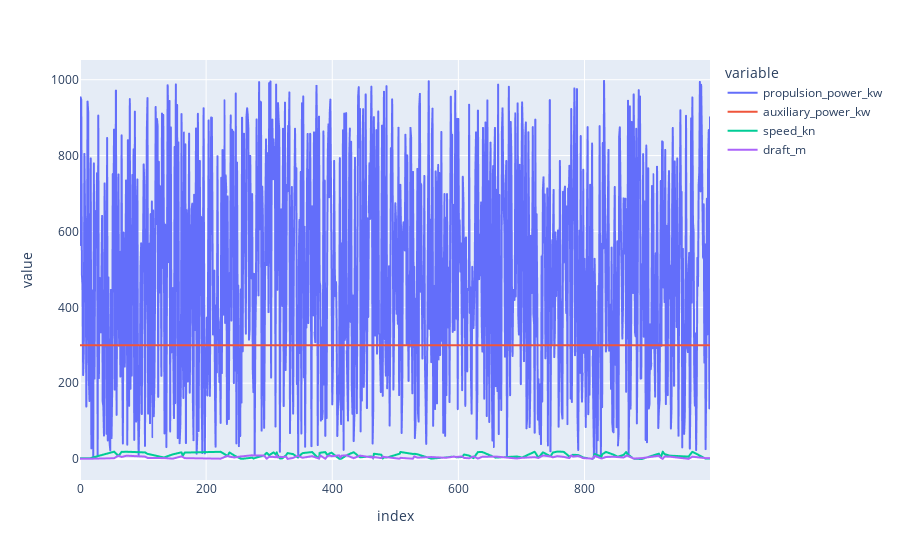

The notebook cell saved with this chart:
### Code cell
time_array = np.arange(0, 1000, 1)
propulsion_power_array = np.random.random(len(time_array)) * 1000
auxiliary_power = 300
speed_array = np.random.random(len(time_array)) * 20
draft_array = np.random.random(len(time_array)) * 10

timeseries_result = TimeSeriesResult()
timeseries_result.auxiliary_power_kw = auxiliary_power
for time, propulsion_power, speed_kn, draft_m in zip(
    time_array, propulsion_power_array, speed_array, draft_array
):
    timeseries_result.propulsion_power_timeseries.append(
        PropulsionPowerInstance(epoch_s=time, propulsion_power_kw=propulsion_power)
    )
    if random.random() > 0.9:
        timeseries_result.operation_profile.append(
            OperationProfilePoint(epoch_s=time, speed_kn=speed_kn, draft_m=draft_m)
        )

with open("timeseries_test.sim", "wb") as file:
    file.write(timeseries_result.SerializeToString())

time_series = convert_proto_timeseries_to_pd_series(timeseries_result)
time_series.plot()

time_series = convert_proto_timeseries_to_pd_dataframe(timeseries_result)
time_series.plot()

### Figure 1 — Plotly figure (JSON) as saved in the notebook; plotly's stock layout.template omitted (floating-point values rounded to 4 significant figures; data arrays with more than 128 entries replaced by an {"elided": "..."} marker saying what was removed)
{"data": [{"hovertemplate": "variable=propulsion_power_kw<br>index=%{x}<br>value=%{y}<extra></extra>", "legendgroup": "propulsion_power_kw", "line": {"color": "#636efa", "dash": "solid"}, "marker": {"symbol": "circle"}, "mode": "lines", "name": "propulsion_power_kw", "showlegend": true, "type": "scattergl", "x": {"elided": "1000 int values"}, "xaxis": "x", "y": {"elided": "1000 float values"}, "yaxis": "y"}, {"hovertemplate": "variable=auxiliary_power_kw<br>index=%{x}<br>value=%{y}<extra></extra>", "legendgroup": "auxiliary_power_kw", "line": {"color": "#EF553B", "dash": "solid"}, "marker": {"symbol": "circle"}, "mode": "lines", "name": "auxiliary_power_kw", "showlegend": true, "type": "scattergl", "x": {"elided": "1000 int values"}, "xaxis": "x", "y": {"elided": "1000 int values"}, "yaxis": "y"}, {"hovertemplate": "variable=speed_kn<br>index=%{x}<br>value=%{y}<extra></extra>", "legendgroup": "speed_kn", "line": {"color": "#00cc96", "dash": "solid"}, "marker": {"symbol": "circle"}, "mode": "lines", "name": "speed_kn", "showlegend": true, "type": "scattergl", "x": {"elided": "1000 int values"}, "xaxis": "x", "y": {"elided": "1000 float values"}, "yaxis": "y"}, {"hovertemplate": "variable=draft_m<br>index=%{x}<br>value=%{y}<extra></extra>", "legendgroup": "draft_m", "line": {"color": "#ab63fa", "dash": "solid"}, "marker": {"symbol": "circle"}, "mode": "lines", "name": "draft_m", "showlegend": true, "type": "scattergl", "x": {"elided": "1000 int values"}, "xaxis": "x", "y": {"elided": "1000 float values"}, "yaxis": "y"}], "layout": {"legend": {"title": {"text": "variable"}, "tracegroupgap": 0}, "margin": {"t": 60}, "xaxis": {"anchor": "y", "domain": [0, 1], "title": {"text": "index"}}, "yaxis": {"anchor": "x", "domain": [0, 1], "title": {"text": "value"}}}}
